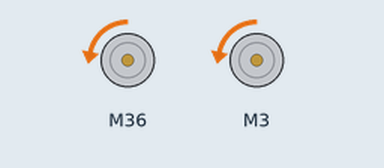
Recording of a sketch running on a simulated ESP32. On the bench: 2 × DC motor (green arrow = forward, orange = backward, longer = faster).

Above: at 0.35 s.
At 3.05 s:
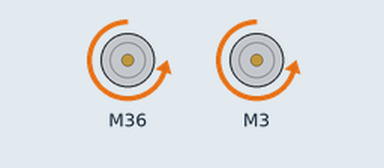
At 5.75 s:
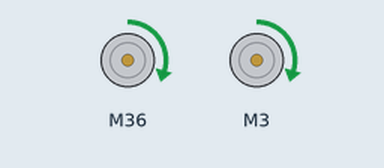
At 10.6 s:
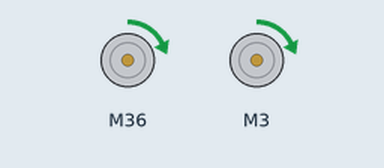
Timing chart, 0 to 14.6 s (numbered marks = the images above):
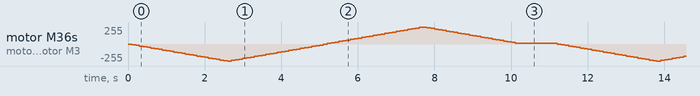

The sketch:

CameraWebServer.ino
```cpp
// #include <Arduino.h>
// // esp32_camera_github_uploader.ino
// #define CAMERA_MODEL_ESP32S3_EYE
// #include "esp_camera.h"
// #include "camera_pins.h"
// #include <WiFi.h>
// #include <WiFiClientSecure.h>
// #include <HTTPClient.h>
// #include <Preferences.h>
// #include <base64.h>

// Preferences prefs;

// const uint64_t SLEEP_US = 3600ULL * 1000000ULL; // 1 hour sleep
// AsyncWebServer server(80);

// void startCamera() {
//   camera_config_t c;
//   c.ledc_channel = LEDC_CHANNEL_0;
//   c.ledc_timer = LEDC_TIMER_0;
//   c.pin_d0 = Y2_GPIO_NUM;
//   c.pin_d1 = Y3_GPIO_NUM;
//   c.pin_d2 = Y4_GPIO_NUM;
//   c.pin_d3 = Y5_GPIO_NUM;
//   c.pin_d4 = Y6_GPIO_NUM;
//   c.pin_d5 = Y7_GPIO_NUM;
//   c.pin_d6 = Y8_GPIO_NUM;
//   c.pin_d7 = Y9_GPIO_NUM;
//   c.pin_xclk = XCLK_GPIO_NUM;
//   c.pin_pclk = PCLK_GPIO_NUM;
//   c.pin_vsync = VSYNC_GPIO_NUM;
//   c.pin_href = HREF_GPIO_NUM;
//   c.pin_sccb_sda = SIOD_GPIO_NUM;
//   c.pin_sccb_scl = SIOC_GPIO_NUM;
//   c.pin_pwdn = PWDN_GPIO_NUM;
//   c.pin_reset = RESET_GPIO_NUM;
//   c.xclk_freq_hz = 20000000;
//   c.pixel_format = PIXFORMAT_JPEG;
//   c.frame_size = FRAMESIZE_UXGA;
//   c.jpeg_quality = 12;
//   c.fb_count = 1;
//   c.fb_location = CAMERA_FB_IN_PSRAM;
//   c.grab_mode = CAMERA_GRAB_LATEST;
//   if (esp_camera_init(&c) != ESP_OK) {
//     Serial.println("Camera init failed");
//     while (1) delay(1000);
//   }
// }

// bool githubUpload(const String &owner, const String &repo, const String &token,
//                   const String &path, const uint8_t *buf, size_t len) {
//   WiFiClientSecure client;
//   client.setInsecure();
//   HTTPClient https;
//   String url =
//       "https://api.github.com/repos/" + owner + "/" + repo + "/contents/" + path;
//   String content = base64::encode(buf, len);
//   String body = "{\"message\":\"ESP32 upload\",\"content\":\"" + content + "\"}";
//   https.begin(client, url);
//   https.addHeader("User-Agent", "esp32cam");
//   https.addHeader("Authorization", "token " + token);
//   https.addHeader("Content-Type", "application/json");
//   int code = https.PUT((uint8_t *)body.c_str(), body.length());
//   String res = https.getString();
//   https.end();
//   Serial.printf("Upload %s -> %d\n", path.c_str(), code);
//   if (code >= 200 && code < 300) return true;
//   Serial.println(res);
//   return false;
// }

// void captureAndUpload() {
//   prefs.begin("cfg", true);
//   String ssid = prefs.getString("ssid");
//   String pass = prefs.getString("pass");
//   String owner = prefs.getString("ghowner");
//   String repo = prefs.getString("ghrepo");
//   String token = prefs.getString("ghtoken");
//   prefs.end();

//   if (ssid == "" || token == "") return;

//   WiFi.begin(ssid.c_str(), pass.c_str());
//   Serial.print("WiFi...");
//   while (WiFi.status() != WL_CONNECTED) {
//     delay(500);
//     Serial.print(".");
//   }
//   Serial.println("ok");

//   camera_fb_t *fb = esp_camera_fb_get();
//   if (!fb) {
//     Serial.println("Failed capture");
//     return;
//   }

//   // Upload one full photo (you can later split client-side)
//   String fname = "track-my-photo/photo-" + String(millis()) + ".jpg";
//   githubUpload(owner, repo, token, fname, fb->buf, fb->len);
//   esp_camera_fb_return(fb);
//   WiFi.disconnect(true);
// }

// void setup() {
//   Serial.begin(115200);
//   startCamera();

//   prefs.begin("cfg", true);
//   if (prefs.getString("ssid", "") == "") {
//     Serial.println("⚙️  Connect to ESP32-SETUP to configure WiFi & GitHub token.");
//     WiFi.softAP("ESP32-SETUP");
//     IPAddress ip = WiFi.softAPIP();
//     AsyncWebServer server(80);
//     server.on("/", HTTP_GET, [](AsyncWebServerRequest *r) {
//       String html = "<form action='/save' method='POST'>SSID:<input name='ssid'><br>"
//                     "Pass:<input name='pass'><br>"
//                     "Owner:<input name='ghowner'><br>"
//                     "Repo:<input name='ghrepo'><br>"
//                     "Token:<input name='ghtoken'><br>"
//                     "<input type='submit' value='Save'></form>";
//       r->send(200, "text/html", html);
//     });
//     server.on("/save", HTTP_POST, [](AsyncWebServerRequest *r) {
//       prefs.begin("cfg", false);
//       prefs.putString("ssid", r->getParam("ssid", true)->value());
//       prefs.putString("pass", r->getParam("pass", true)->value());
//       prefs.putString("ghowner", r->getParam("ghowner", true)->value());
//       prefs.putString("ghrepo", r->getParam("ghrepo", true)->value());
//       prefs.putString("ghtoken", r->getParam("ghtoken", true)->value());
//       prefs.end();
//       r->send(200, "text/html", "Saved! Rebooting...");
//       delay(2000);
//       ESP.restart();
//     });
//     server.begin();
//     while (true) delay(1000);
//   }
//   prefs.end();

//   captureAndUpload();
//   Serial.println("Sleeping...");
//   esp_sleep_enable_timer_wakeup(SLEEP_US);
//   esp_deep_sleep_start();
// }

// void loop() {}


#include <Arduino.h>
#include "BTS7960.h"

// L_EN, R_EN, L_PWM, R_PWM
BTS7960 motorControllerL(35, 41, 36, 37);
BTS7960 motorControllerR(2, 42, 3, 46);

void setup() {
  // Serial.begin(9600);
  // Serial.println("Motors");
  motorControllerL.Enable();
  motorControllerR.Enable();
}

void loop() {

  for (int speed = 0; speed < 255; speed += 10) {
    motorControllerL.TurnLeft(speed);
    motorControllerR.TurnLeft(speed);
    delay(100);
  }

  for (int speed = 255; speed > 10; speed -= 10) {
    motorControllerL.TurnLeft(speed);
    motorControllerR.TurnLeft(speed);
    delay(100);
  }

  for (int speed = 0; speed < 255; speed += 10) {
    motorControllerL.TurnRight(speed);
    motorControllerR.TurnRight(speed);
    delay(100);
  }

  for (int speed = 255; speed > 10; speed -= 10) {
    motorControllerL.TurnRight(speed);
    motorControllerR.TurnRight(speed);
    delay(100);
  }

  delay(1000);
}
```
